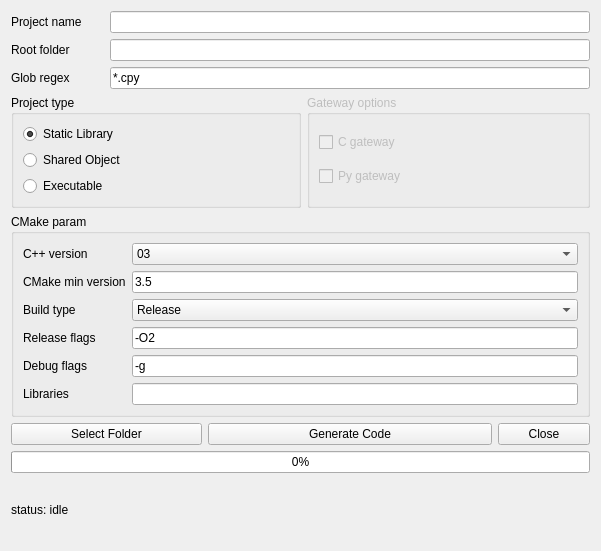
<?xml version="1.0" encoding="UTF-8"?>
<ui version="4.0">
 <class>pyCppGui</class>
 <widget class="QWidget" name="pyCppGui">
  <property name="geometry">
   <rect>
    <x>0</x>
    <y>0</y>
    <width>601</width>
    <height>551</height>
   </rect>
  </property>
  <property name="windowTitle">
   <string>PyCpp GUI</string>
  </property>
  <layout class="QGridLayout" name="gridLayout_2">
   <item row="3" column="3" colspan="3">
    <widget class="QGroupBox" name="groupBox_2">
     <property name="enabled">
      <bool>false</bool>
     </property>
     <property name="title">
      <string>Gateway options</string>
     </property>
     <layout class="QGridLayout" name="gridLayout_3">
      <item row="0" column="0">
       <widget class="QCheckBox" name="cgw_checkBox">
        <property name="text">
         <string>C gateway</string>
        </property>
       </widget>
      </item>
      <item row="1" column="0">
       <widget class="QCheckBox" name="pygw_checkBox">
        <property name="enabled">
         <bool>false</bool>
        </property>
        <property name="text">
         <string>Py gateway</string>
        </property>
       </widget>
      </item>
     </layout>
    </widget>
   </item>
   <item row="5" column="2" colspan="3">
    <widget class="QPushButton" name="gencode_pushButton">
     <property name="text">
      <string>Generate Code</string>
     </property>
    </widget>
   </item>
   <item row="6" column="0" colspan="6">
    <widget class="QProgressBar" name="progressBar">
     <property name="value">
      <number>0</number>
     </property>
    </widget>
   </item>
   <item row="3" column="0" colspan="3">
    <widget class="QGroupBox" name="groupBox">
     <property name="title">
      <string>Project type</string>
     </property>
     <layout class="QGridLayout" name="gridLayout">
      <item row="3" column="0">
       <widget class="QRadioButton" name="x_radioButton">
        <property name="text">
         <string>Executable</string>
        </property>
       </widget>
      </item>
      <item row="1" column="0">
       <widget class="QRadioButton" name="so_radioButton">
        <property name="text">
         <string>Shared Object</string>
        </property>
        <property name="checked">
         <bool>false</bool>
        </property>
       </widget>
      </item>
      <item row="0" column="0">
       <widget class="QRadioButton" name="static_radioButton">
        <property name="text">
         <string>Static Library</string>
        </property>
        <property name="checked">
         <bool>true</bool>
        </property>
       </widget>
      </item>
     </layout>
    </widget>
   </item>
   <item row="5" column="0" colspan="2">
    <widget class="QPushButton" name="getfolder_pushButton">
     <property name="text">
      <string>Select Folder</string>
     </property>
    </widget>
   </item>
   <item row="1" column="0">
    <widget class="QLabel" name="label">
     <property name="text">
      <string>Root folder</string>
     </property>
    </widget>
   </item>
   <item row="2" column="1" colspan="5">
    <widget class="QLineEdit" name="globex_lineEdit">
     <property name="text">
      <string>*.cpy</string>
     </property>
    </widget>
   </item>
   <item row="5" column="5">
    <widget class="QPushButton" name="close_pushButton">
     <property name="text">
      <string>Close</string>
     </property>
    </widget>
   </item>
   <item row="2" column="0">
    <widget class="QLabel" name="label_2">
     <property name="text">
      <string>Glob regex</string>
     </property>
    </widget>
   </item>
   <item row="1" column="1" colspan="5">
    <widget class="QLineEdit" name="rootfolder_lineEdit">
     <property name="enabled">
      <bool>true</bool>
     </property>
    </widget>
   </item>
   <item row="4" column="0" colspan="6">
    <widget class="QGroupBox" name="groupBox_3">
     <property name="title">
      <string>CMake param</string>
     </property>
     <layout class="QGridLayout" name="gridLayout_4">
      <item row="0" column="0">
       <widget class="QLabel" name="label_7">
        <property name="text">
         <string>C++ version</string>
        </property>
       </widget>
      </item>
      <item row="0" column="1">
       <widget class="QComboBox" name="cppver_comboBox">
        <property name="currentText">
         <string>03</string>
        </property>
        <item>
         <property name="text">
          <string>03</string>
         </property>
        </item>
        <item>
         <property name="text">
          <string>11</string>
         </property>
        </item>
        <item>
         <property name="text">
          <string>14</string>
         </property>
        </item>
        <item>
         <property name="text">
          <string>17</string>
         </property>
        </item>
        <item>
         <property name="text">
          <string>20</string>
         </property>
        </item>
       </widget>
      </item>
      <item row="1" column="0">
       <widget class="QLabel" name="label_6">
        <property name="text">
         <string>CMake min version</string>
        </property>
       </widget>
      </item>
      <item row="1" column="1">
       <widget class="QLineEdit" name="cmkver_lineEdit">
        <property name="text">
         <string>3.5</string>
        </property>
       </widget>
      </item>
      <item row="2" column="0">
       <widget class="QLabel" name="label_3">
        <property name="text">
         <string>Build type</string>
        </property>
       </widget>
      </item>
      <item row="2" column="1">
       <widget class="QComboBox" name="buildtype_comboBox">
        <item>
         <property name="text">
          <string>Release</string>
         </property>
        </item>
        <item>
         <property name="text">
          <string>Debug</string>
         </property>
        </item>
       </widget>
      </item>
      <item row="3" column="0">
       <widget class="QLabel" name="label_4">
        <property name="text">
         <string>Release flags</string>
        </property>
       </widget>
      </item>
      <item row="3" column="1">
       <widget class="QLineEdit" name="relflg_lineEdit">
        <property name="text">
         <string>-O2</string>
        </property>
       </widget>
      </item>
      <item row="4" column="0">
       <widget class="QLabel" name="label_5">
        <property name="text">
         <string>Debug flags</string>
        </property>
       </widget>
      </item>
      <item row="4" column="1">
       <widget class="QLineEdit" name="dbgflg_lineEdit">
        <property name="text">
         <string>-g</string>
        </property>
       </widget>
      </item>
      <item row="5" column="0">
       <widget class="QLabel" name="label_8">
        <property name="text">
         <string>Libraries</string>
        </property>
       </widget>
      </item>
      <item row="5" column="1">
       <widget class="QLineEdit" name="libs_lineEdit"/>
      </item>
     </layout>
    </widget>
   </item>
   <item row="0" column="1" colspan="5">
    <widget class="QLineEdit" name="projectname_lineEdit"/>
   </item>
   <item row="0" column="0">
    <widget class="QLabel" name="label_9">
     <property name="text">
      <string>Project name</string>
     </property>
    </widget>
   </item>
   <item row="7" column="0" colspan="6">
    <widget class="QLabel" name="status_label">
     <property name="text">
      <string>status: idle</string>
     </property>
    </widget>
   </item>
  </layout>
 </widget>
 <tabstops>
  <tabstop>projectname_lineEdit</tabstop>
  <tabstop>rootfolder_lineEdit</tabstop>
  <tabstop>globex_lineEdit</tabstop>
  <tabstop>static_radioButton</tabstop>
  <tabstop>so_radioButton</tabstop>
  <tabstop>x_radioButton</tabstop>
  <tabstop>cgw_checkBox</tabstop>
  <tabstop>pygw_checkBox</tabstop>
  <tabstop>cppver_comboBox</tabstop>
  <tabstop>cmkver_lineEdit</tabstop>
  <tabstop>buildtype_comboBox</tabstop>
  <tabstop>relflg_lineEdit</tabstop>
  <tabstop>dbgflg_lineEdit</tabstop>
  <tabstop>libs_lineEdit</tabstop>
  <tabstop>getfolder_pushButton</tabstop>
  <tabstop>gencode_pushButton</tabstop>
  <tabstop>close_pushButton</tabstop>
 </tabstops>
 <resources/>
 <connections>
  <connection>
   <sender>cgw_checkBox</sender>
   <signal>clicked(bool)</signal>
   <receiver>pygw_checkBox</receiver>
   <slot>setEnabled(bool)</slot>
   <hints>
    <hint type="sourcelabel">
     <x>272</x>
     <y>125</y>
    </hint>
    <hint type="destinationlabel">
     <x>277</x>
     <y>162</y>
    </hint>
   </hints>
  </connection>
  <connection>
   <sender>so_radioButton</sender>
   <signal>clicked(bool)</signal>
   <receiver>groupBox_2</receiver>
   <slot>setEnabled(bool)</slot>
   <hints>
    <hint type="sourcelabel">
     <x>156</x>
     <y>154</y>
    </hint>
    <hint type="destinationlabel">
     <x>240</x>
     <y>82</y>
    </hint>
   </hints>
  </connection>
  <connection>
   <sender>static_radioButton</sender>
   <signal>clicked(bool)</signal>
   <receiver>groupBox_2</receiver>
   <slot>setDisabled(bool)</slot>
   <hints>
    <hint type="sourcelabel">
     <x>141</x>
     <y>112</y>
    </hint>
    <hint type="destinationlabel">
     <x>238</x>
     <y>84</y>
    </hint>
   </hints>
  </connection>
  <connection>
   <sender>x_radioButton</sender>
   <signal>clicked(bool)</signal>
   <receiver>groupBox_2</receiver>
   <slot>setDisabled(bool)</slot>
   <hints>
    <hint type="sourcelabel">
     <x>101</x>
     <y>171</y>
    </hint>
    <hint type="destinationlabel">
     <x>211</x>
     <y>84</y>
    </hint>
   </hints>
  </connection>
  <connection>
   <sender>close_pushButton</sender>
   <signal>clicked()</signal>
   <receiver>pyCppGui</receiver>
   <slot>close()</slot>
   <hints>
    <hint type="sourcelabel">
     <x>389</x>
     <y>456</y>
    </hint>
    <hint type="destinationlabel">
     <x>313</x>
     <y>233</y>
    </hint>
   </hints>
  </connection>
 </connections>
</ui>
